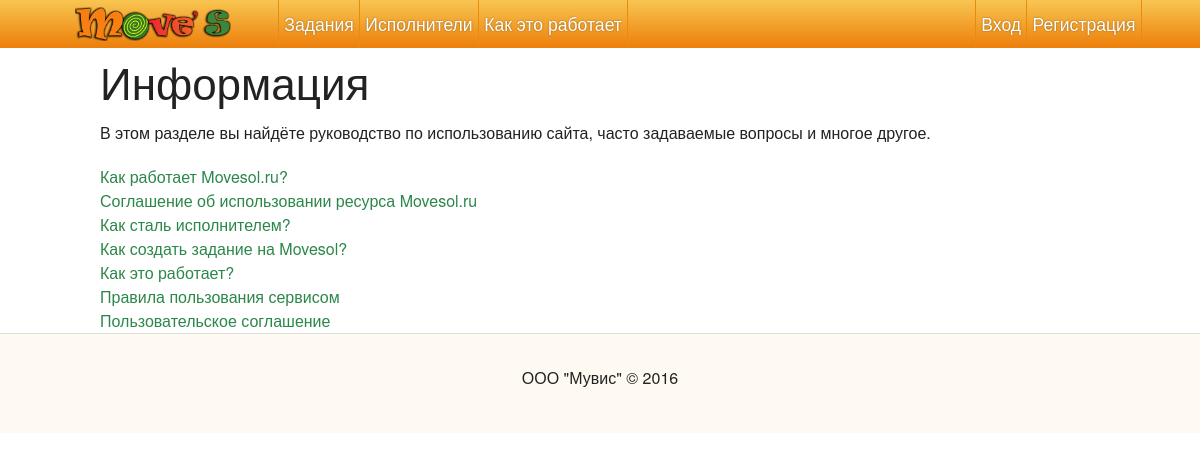
The app's page /info/ with its own data.
### project/modules/info/model.py (models this page shows)
class InfoPage(Model):
    id = Column(db.Integer, primary_key=True)
    url_name = Column(db.String(255), unique=True, default=lambda context: urlify(context.current_parameters['title']))
    text = Column(db.Text, nullable=False)
    title = Column(db.Text(4096), nullable=False)
    listed = Column(db.Boolean, default=True)
    sort_order = Column(db.Integer, default=1, nullable=False)

### project/modules/info/views.py (the view)
@frontend.route('info/', methods=['GET'])
def info():
    return render_template('info/info.html', **{
        'pages': InfoPage.query.order_by(InfoPage.sort_order).all()
    })

### project/template_globals.py (called while the page is built)
@app.template_filter('oneline')
def oneline(value):
    value = re.sub(r'\r\n|\r|\n', '\n', value)
    return Markup(value.replace('\n', ' '))

@app.context_processor
def inject_globals():
	return {
		'now': datetime.datetime.now(),
		'settings': Constant.query.filter_by(active=True).first(),
		'config': config,
        'user_avatar_link': user_avatar_link
	}

### templates/info/info.html (shortened to what this page needs)
{% extends 'base.html' %}
{% block controller %}info{% endblock %}
{% block body %}
	<div class="info-page page-narrower">
		<h1>Информация</h1>
		<p>В этом разделе вы найдёте руководство по использованию сайта, часто задаваемые вопросы и многое другое.</p>
        {% for page in pages %}
            <div class="info-page__item">
                <a href="{{ url_for('frontend.info_page', url_name=page.url_name) | replace('%25', '%') }}">{{ page.title }}</a>
            </div>
        {% endfor %}
	</div>
{% endblock body %}

### records on screen
InfoPage: title "Как работает Movesol.ru?"
InfoPage: title "Соглашение об использовании ресурса Movesol.ru"
InfoPage: title "Как сталь исполнителем?"
InfoPage: title "Как создать задание на Movesol?"
InfoPage: title "Как это работает?"
InfoPage: title "Правила пользования сервисом"
InfoPage: title "Пользовательское соглашение"
